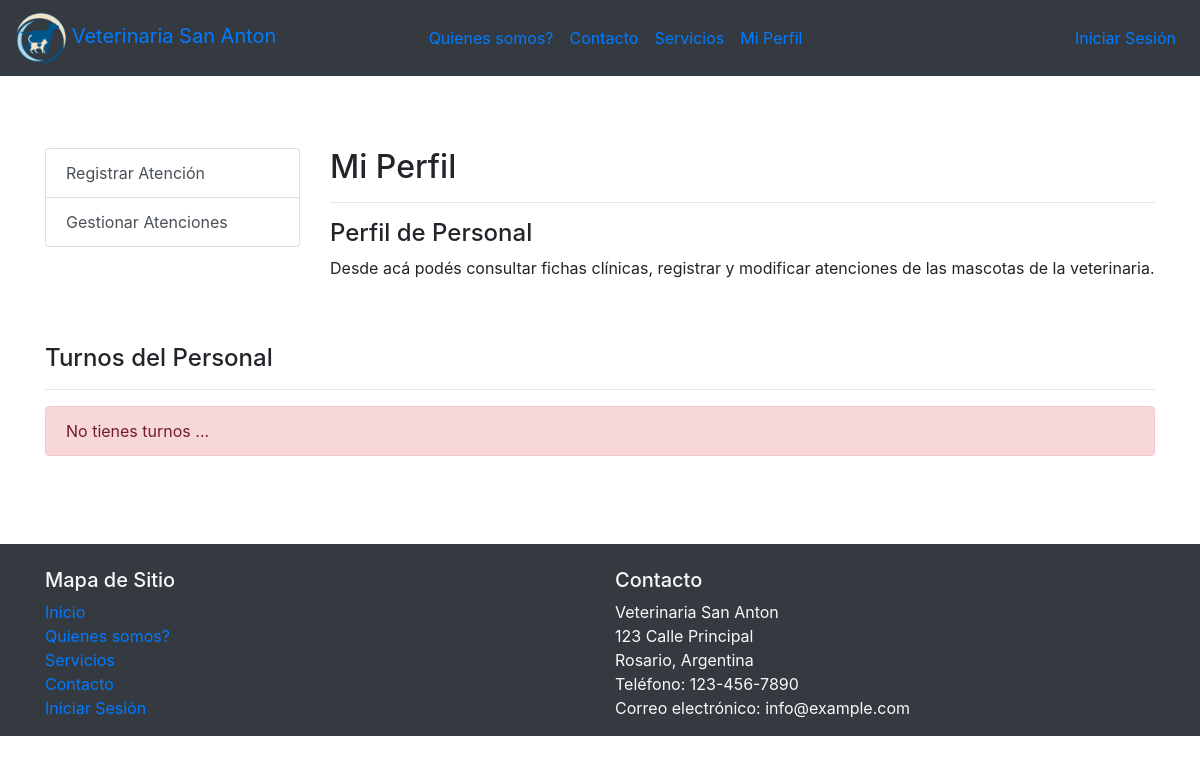
Page /mi-perfil-personal.php (signed in) on the earlier database version.
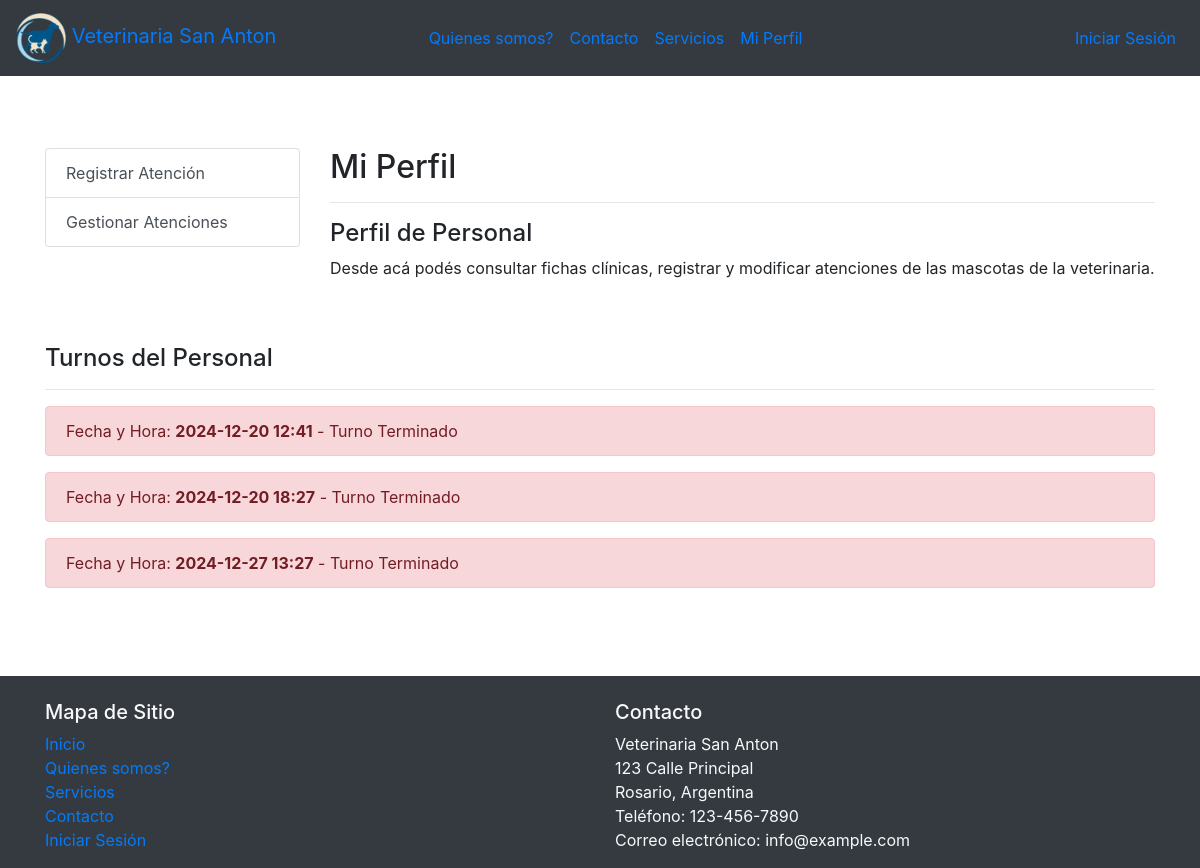
Same page on the later database version.
### tables this page shows
CREATE TABLE `turnos` (
  `id` int(11) NOT NULL,
  `fecha_hora` datetime NOT NULL,
  `servicio_id` int(11) NOT NULL,
  `estado` varchar(20) NOT NULL,
  `cliente_id` int(11) NOT NULL,
  `personal_id` int(11) NOT NULL
);

### mi-perfil-personal.php (the view, shortened to what this page needs)
<!DOCTYPE html>
<html lang="es">
<head>
    <link rel="stylesheet" href="https://maxcdn.bootstrapcdn.com/bootstrap/4.5.2/css/bootstrap.min.css">
</head>
<body>
<?php
include 'conexion.php';
$personal_id = $_SESSION['usuario_id'];
$sql = "SELECT fecha_hora FROM turnos WHERE personal_id = $personal_id AND estado = 'ocupado' order by fecha_hora";
$result = $conn->query($sql);
?>
<nav class="navbar navbar-expand-lg  bg-dark ">
<a class="navbar-brand" href="pagina.html">
      <img src="imagenes/logovet.png" alt="Logo" width="50" height="50">
        Veterinaria San Anton
    </a>
  <div class="collapse navbar-collapse" id="navbarNav">
    <ul class="navbar-nav mx-auto" >
      <li class="nav-item">
        <a class="nav-link" href="quienes-somos.html">Quienes somos?</a>
      </li>
      <li class="nav-item">
        <a class="nav-link" href="contacto.html">Contacto</a>
      </li>
      <li class="nav-item">
        <a class="nav-link" href="servicios.html">Servicios</a>
      </li>
      <li class="nav-item">
        <a class="nav-link" href="gestionar-mi-perfil.php">Mi Perfil</a>
      </li>
    </ul>
    <ul class="navbar-nav ml-auto">
      <li class="nav-item">
        <a class="nav-link" href="login.html">Iniciar Sesión</a>
      </li>
    </ul>
  </div>
</nav>
<br><br>
<div class="container mt-4">
    <div class="row">
        <div class="col-md-3">
            <div class="list-group">
                <a href="completar_atencion.html" class="list-group-item list-group-item-action">Registrar Atención</a>
                <a href="consultar_carnet.html" class="list-group-item list-group-item-action">Gestionar Atenciones</a>
            </div>
        </div>
        <div class="col-md-9">
            <h2>Mi Perfil</h2>
            <hr>
            <h4>Perfil de Personal</h4>
            <p>Desde acá podés consultar fichas clínicas, registrar y modificar atenciones de las mascotas de la veterinaria.</p>
        </div>
    </div>
    <br><br>
    <h4>Turnos del Personal</h4>
    <hr>
    <?php
    if ($result->num_rows > 0) {
        while ($row = $result->fetch_assoc()) {
            $fechaHora = date("Y-m-d H:i", strtotime($row['fecha_hora']));
            $timestampFechaHora = strtotime($fechaHora);
            if ($timestampFechaHora > time()) {
                echo "<div class='alert alert-info'>
                  Fecha y Hora: <strong>{$fechaHora}</strong> - Turno Pendiente
                </div>";
            } else {
                echo "<div class='alert alert-danger'>
                  Fecha y Hora: <strong>{$fechaHora}</strong> - Turno Terminado
                </div>";
            }
        }
    } else {
        echo "<div class='alert alert-danger'>
              No tienes turnos ...
            </div>";
    }
    ?>
</div>
<br><br><br>
<footer class="footer bg-dark text-light">
  <div class="container">
    <div class="row">
      <div class="col-md-6">
        <br>
        <h5>Mapa de Sitio</h5>
        <ul class="list-unstyled">
          <li><a href="pagina.html">Inicio</a></li>
          <li><a href="quienes-somos.html">Quienes somos?</a></li>
          <li><a href="servicios.html">Servicios</a></li>
          <li><a href="contacto.html">Contacto</a></li>
          <li><a href="login.html">Iniciar Sesión</a></li>
        </ul>
      </div>
      <div class="col-md-6">
        <br>
        <h5>Contacto</h5>
        <address>
          Veterinaria San Anton<br>
          123 Calle Principal<br>
          Rosario, Argentina<br>
          Teléfono: 123-456-7890<br>
          Correo electrónico: info@example.com
        </address>
      </div>
    </div>
  </div>
</footer>
</body>
</html>

Differences in the rows shown:
added turnos: fecha_hora "2024-12-20 12:41"
added turnos: fecha_hora "2024-12-20 18:27"
added turnos: fecha_hora "2024-12-27 13:27"
Other differences:
text no longer shown: "No tienes turnos ..."
